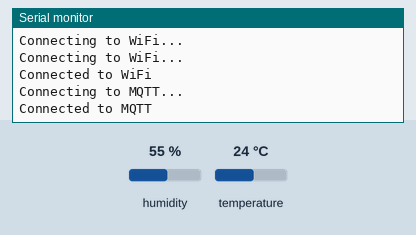
Bench run of a sketch on a simulated ESP32. On the bench: the last lines printed to the serial monitor. The inputs (shaded band) are chosen by the test bench; at power-on: humidity 55 %, temperature 24 °C. WiFi joins after 1.5 s; servers stay silent unless stated; no MQTT or app messages arrive unless stated.

Above: at 4.2 s.
4.3 s: humidity set to 22 %
At 6.0 s:
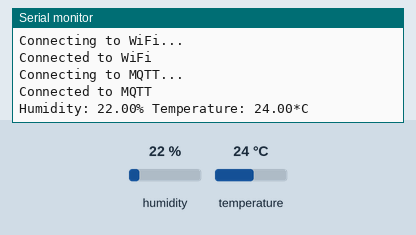
8.6 s: temperature set to 12 °C
At 9.6 s:
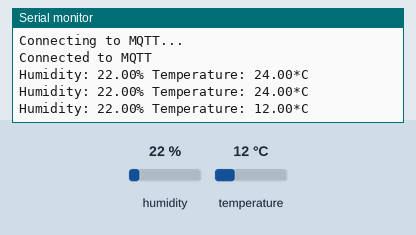
11.6 s: humidity set to 40 %
At 14.4 s:
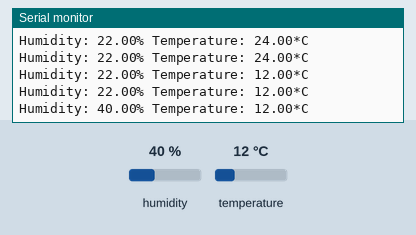

The sketch:

arduino_script.ino
```cpp
#include <WiFi.h>
#include <PubSubClient.h>
#include <Adafruit_Sensor.h>
#include <DHT.h>

#define SSID "my-ssid"
#define PASSWORD "12345678"
#define DHTPIN 2
#define DHTTYPE DHT11
#define MQTT_SERVER "broker.hivemq.com"
#define MQTT_PORT 1883
#define MQTT_TOPIC "eko-ai-script/data"

WiFiClient wifiClient;
PubSubClient mqttClient(wifiClient);
DHT dht(DHTPIN, DHTTYPE);

void setup() {
  Serial.begin(9600);

  delay(1000);

  WiFi.begin(SSID, PASSWORD);

  while (WiFi.status() != WL_CONNECTED) {
    delay(1000);
    Serial.println("Connecting to WiFi...");
  }

  Serial.println("Connected to WiFi");

  mqttClient.setServer(MQTT_SERVER, MQTT_PORT);

  while (!mqttClient.connected()) {
    Serial.println("Connecting to MQTT...");

    if (mqttClient.connect("ESP32Client")) {
      Serial.println("Connected to MQTT");
    } else {
      Serial.print("Failed to connect to MQTT, rc=");
      Serial.print(mqttClient.state());
      Serial.println(" retrying...");
      delay(1000);
    }
  }
}

void loop() {
  delay(2000);

  float h = dht.readHumidity();
  float t = dht.readTemperature();

  if (isnan(h) || isnan(t)) {
    Serial.println("Failed to read from DHT");
    return;
  }

  Serial.print("Humidity: ");
  Serial.print(h);
  Serial.print("% ");
  Serial.print("Temperature: ");
  Serial.print(t);
  Serial.println("*C");

  char payload[20];
  sprintf(payload, "%.1f,%.01f", h, t);

  mqttClient.publish(MQTT_TOPIC, payload);
}
```

Measured:
- after the input at 4.3 s, the serial monitor: prints a new line after 0.78 s (image 1)
- after the input at 8.6 s, the serial monitor: prints a new line after 0.52 s (image 2)
- after the input at 11.6 s, the serial monitor: prints a new line after 1.6 s (image 3)
